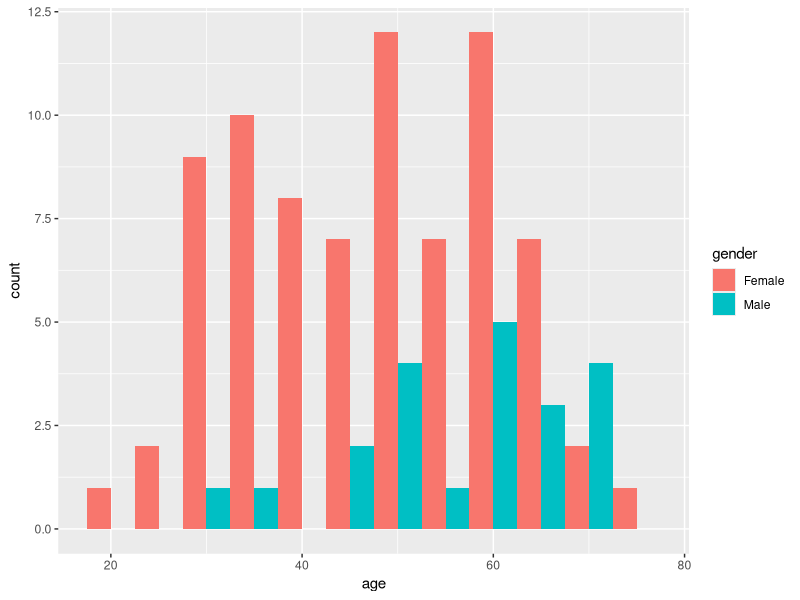
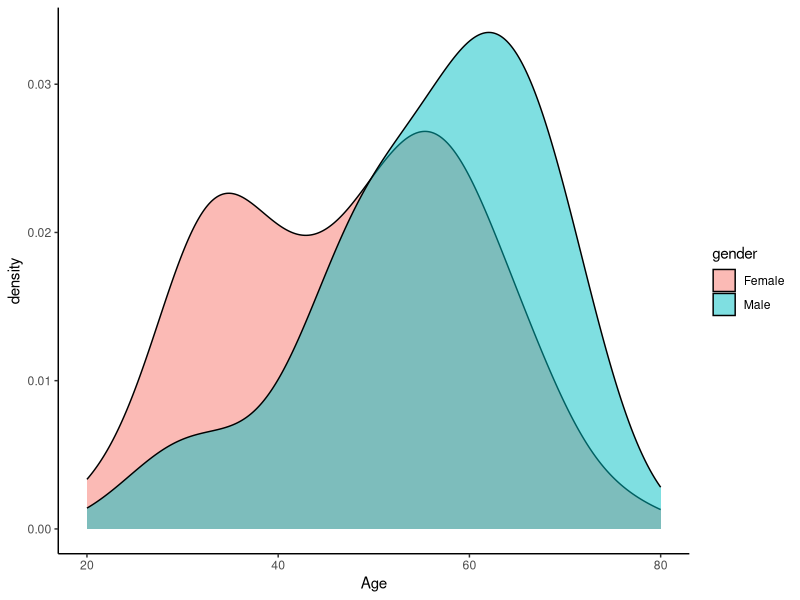
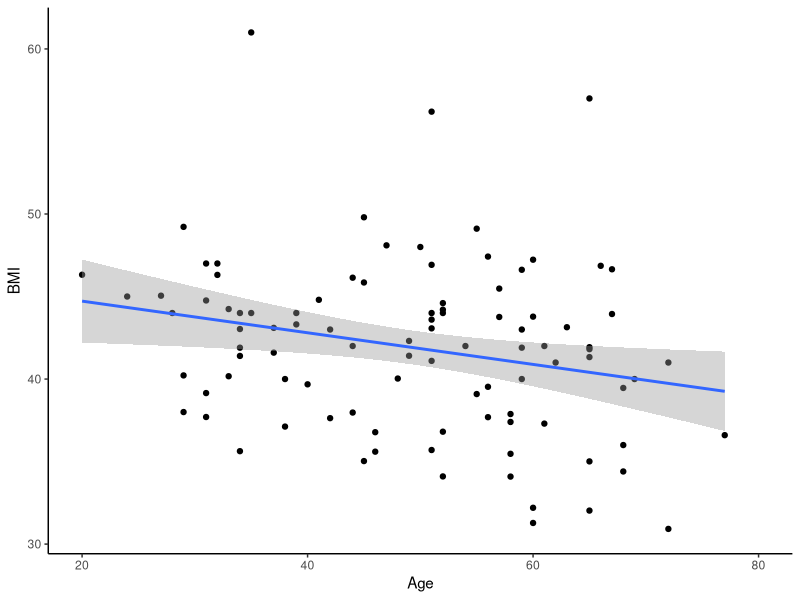
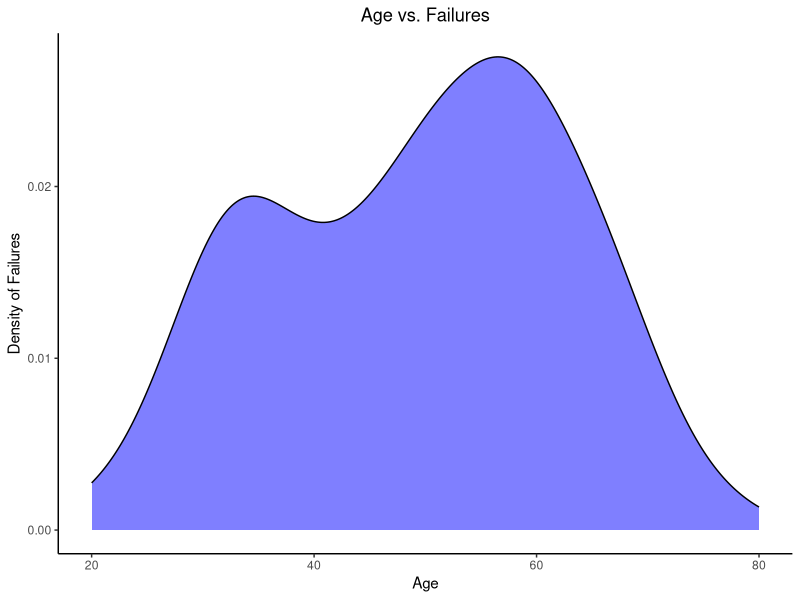

Reproduce these figures in R, in order.
## ---- chunk 1
library(tidyverse)
library(here)

here()
data <- read_delim(here("Data", "exam_data.txt")) #Assigning the dataset to an object "data".
data

## ---- chunk 2
tidy_data <- data %>% rename(BMI = "BMI kg/m2", # Renaming columns 
                Attempts = "# attempts",
                Failures = "# failures") %>% 
  distinct() %>% # Removing duplicates
  pivot_wider(names_from = difficulties_intubating_feature, 
              values_from = difficulties_intubating_value) %>% 
  # Creating three new columns by pivoting wider 
  separate(col = last_method_S_F,
           into = c("last_method", "last_method_S_F"),
           sep = "_") %>% # Splitting the last_method_S_F column into two different columns
  mutate(last_method_S_F = as.double(last_method_S_F),
         last_method = as.double(last_method)) #Converting these two columns to numeric columns as they were turned into character columns when splitting them
  
## ---- chunk 3
data2 <- tidy_data %>% select(-c(month, year)) # Removing the columns month and year 
 
## ---- chunk 4
ad_df <- read_delim(here("Data", "exam_data_join.txt")) # Importing the additional dataset and assigning it to an object
## ---- chunk 5
joined_df <- data2 %>% 
  left_join(ad_df, by = "id") %>%  # Deciding to join the original dataframe to the ad_df by the column "id" as this is present in both datasets
  distinct() %>% # Removing duplicates
 mutate(gender = if_else(gender == 0, "Female", "Male"), # Could also have used the function case_when like this: mutate(gender =case_when(gender == "0" ~ "Female", gender == "1" ~ "Male"))
        Mallampati_asa = (asa*Mallampati), # Adding a column multiplicating the columns asa and Mallampati ) # Changing the column gender to character observations
        Ease_quartile = cut(ease, breaks = 4), # Creating a new column with quartile-values for the ease-column 
        Method_check = if_else(last_method == Randomization, "True", "False")) %>%  # Creating a new column that checks whether the column "last method" contains the same values as the column "Randomization) 

  select(id, gender, age, everything()) %>%  #Changing the order of the columns so that id, gender and age is at the beginning of the dataset. 
  arrange(id) #%>%  # The id's in our dataset are already in increasing order

## ---- chunk 6
joined_df %>% summarise(across(everything(), ~sum(is.na(.)))) # There are 2 missing values for BMI,  1 for sore_throat, 1 for mallampati and 1 for mallampati_asa
## ---- chunk 7
joined_df %>% 
  group_by(gender) %>% 
  summarise(
    min_total_intubation_time = min(total_intubation_time, na.rm = T),  #It is possible to use na.rm = T instead of writing TRUE (it does the same)
    max_total_intubation_time = max(total_intubation_time, na.rm = T),
    mean_total_intubation_time = mean(total_intubation_time, na.rm = T),
    sd_total_intubation_time = sd(total_intubation_time, na.rm = T))
## ---- chunk 8
joined_df %>% 
  group_by(gender) %>% 
  filter(BMI <= 40) %>% 
   summarise(
    min_total_intubation_time = min(total_intubation_time, na.rm = T),
    max_total_intubation_time = max(total_intubation_time, na.rm = T),
    mean_total_intubation_time = mean(total_intubation_time, na.rm = T),
    sd_total_intubation_time = sd(total_intubation_time, na.rm = T))
## ---- chunk 9
joined_df %>% 
  group_by(Randomization) %>% 
  filter(gender == "Female") %>% 
   summarise(
    min_total_intubation_time = min(total_intubation_time, na.rm = T),
    max_total_intubation_time = max(total_intubation_time, na.rm = T),
    mean_total_intubation_time = mean(total_intubation_time, na.rm = T),
    sd_total_intubation_time = sd(total_intubation_time, na.rm = T))
## ---- chunk 10
joined_df %>% 
  group_by(Attempts) %>% 
  filter(age > 45) %>% 
   summarise(
    min_total_intubation_time = min(total_intubation_time, na.rm = T),
    max_total_intubation_time = max(total_intubation_time, na.rm = T),
    mean_total_intubation_time = mean(total_intubation_time, na.rm = T),
    sd_total_intubation_time = sd(total_intubation_time, na.rm = T))
## ---- chunk 11
joined_df %>% 
  group_by(Failures) %>% 
  filter(Mallampati >= 2) %>% 
   summarise(
    min_total_intubation_time = min(total_intubation_time, na.rm = T),
    max_total_intubation_time = max(total_intubation_time, na.rm = T),
    mean_total_intubation_time = mean(total_intubation_time, na.rm = T),
    sd_total_intubation_time = sd(total_intubation_time, na.rm = T))
## ---- chunk 12
CC_table <- joined_df %>%
  count(gender, Attempts)
## ---- chunk 13
ggplot(joined_df, aes(x = age, fill = gender)) +
  geom_histogram(binwidth = 5, position = "dodge") # Histogram of age depending on gender

joined_df %>% 
  ggplot(aes(x = age, fill = gender)) + geom_density(alpha = 0.5) + theme(panel.grid.major = element_blank(), panel.grid.minor = element_blank(),
panel.background = element_blank(), axis.line = element_line(colour = "black")) + scale_x_continuous(name = "Age",limits = c(20,80))   # Density plot of the age distribution depending on gender. We removed the grey background and the major and minor grids. We set the colour of the axis to black. We set the x-axis limit from 20 to 80.

## ---- chunk 14
joined_df %>% 
  ggplot(aes(x = age, y = BMI)) + geom_point() + geom_smooth(method = "lm") + theme(panel.grid.major = element_blank(), panel.grid.minor = element_blank(),
panel.background = element_blank(), axis.line = element_line(colour = "black")) + scale_x_continuous(name = "Age",limits = c(20,80))    # Checking if age and BMI have a linear relationship by adding geom_smooth (adds a regression line) to a scatterplot. Also removed the grey background and the grids. We set the x-asis limit from 20 to 80. 
## ---- chunk 15
#creating a density plot

joined_df %>% 
  ggplot(aes(x = age, fill = Failures)) + 
  geom_density(alpha = 0.5,fill= "blue") + # Made the space underneath the                                               # plot blue
  labs(title = "Age vs. Failures") + 
  ylab("Density of Failures") + 
  theme(plot.title = element_text(hjust = 0.5 )) + 
  scale_x_continuous(name = "Age", limits = c(20,80)) +
  theme(panel.grid.major = element_blank(), panel.grid.minor = element_blank(), panel.background = element_blank(), axis.line = element_line(colour = "black")
        )
#Generally removing the background color and grid to make the plot easier to look at. The axes were renamed and the limits of the x axis were set to 20-80 in order to make the plot cleaner. Axis line colors were set to black for increased contrast.
